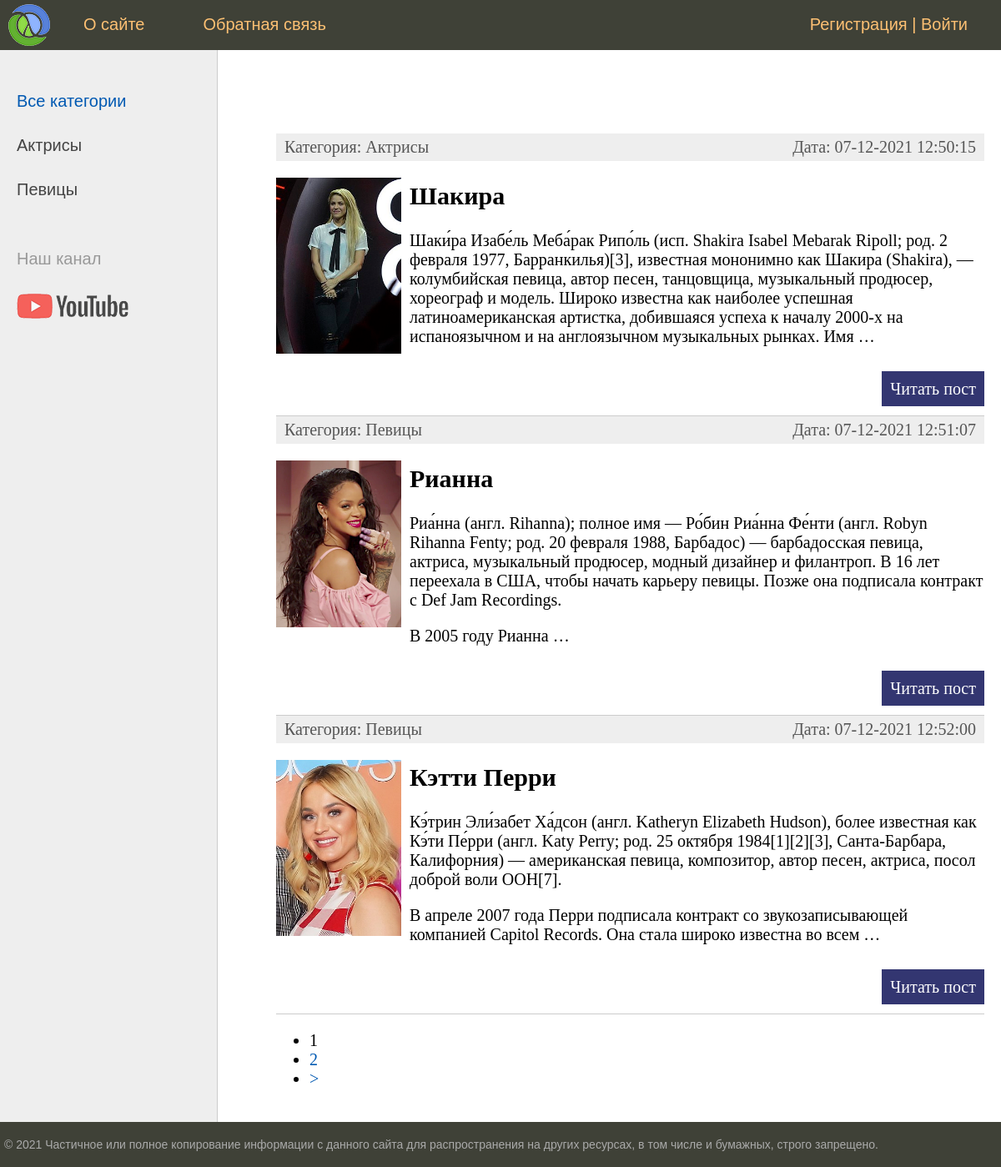
The page / on the database its author committed.
### women/models.py (models this page shows, shortened)
class Category(models.Model):
    name = models.CharField(max_length=100, db_index=True, verbose_name="Категория")
    slug = models.SlugField(max_length=255, unique=True, db_index=True, verbose_name="URL")
    def __str__(self):
        return self.name
    def get_absolute_url(self):
        return reverse('category', kwargs={'cat_slug': self.slug})
    class Meta:
        verbose_name = 'Категория'
        verbose_name_plural = 'Категории'
        ordering = ['id']

class Women(models.Model):
    title = models.CharField(max_length=255, verbose_name="Заголовок")
    slug = models.SlugField(max_length=255, unique=True, db_index=True, verbose_name="URL")
    content = models.TextField(blank=True, verbose_name="Текст статьи")
    photo = models.ImageField(upload_to="photos/%Y/%m/%d/",verbose_name="Фото")
    time_create = models.DateTimeField(auto_now_add=True, verbose_name="Время создания")
    time_update = models.DateTimeField(auto_now=True, verbose_name="Время изменения")
    is_published = models.BooleanField(default=True, verbose_name="Публикация")
    cat = models.ForeignKey('Category', on_delete=models.PROTECT, verbose_name="Категории")
    def get_absolute_url(self):
        return reverse('post', kwargs={'post_slug': self.slug})
    class Meta:
        verbose_name = 'Известные женщины'
        verbose_name_plural = 'Известные женщины'
        ordering = ['id']

### women/views.py (the view)
# urls.py: path('', WomenHome.as_view(), name='home'),  # http://127.0.0.1:8000/
class WomenHome(DataMixin, ListView):
    model = Women
    template_name = 'women/index.html'
    context_object_name = 'posts'
    def get_context_data(self, *, object_list=None, **kwargs):
        context = super().get_context_data(**kwargs)  # формируется на основе ListView
        c_def = self.get_user_context(title="Главная страница")  # формируется на основе DataMixin
        context = dict(list(context.items()) + list(c_def.items()))
        return context
    def get_queryset(self):
        return Women.objects.filter(is_published=True).select_related('cat')

### women/utils.py (called while the page is built)
    def get_user_context(self, **kwargs):
        context = kwargs
        cats = cache.get('cats')
        if not cats:
            cats = Category.objects.annotate(Count('women'))
            cache.set('cats', cats, 60)
        user_menu = menu.copy()
        if not self.request.user.is_authenticated:
            user_menu.pop(1)
        context['menu'] = user_menu
        context['cats'] = cats
        if 'cat_selected' not in context:
            context['cat_selected'] = 0
        return context

### women/templates/women/index.html (shortened to what this page needs)
{% extends 'women/base.html' %}
{% block content %}
<ul class="list-articles">
	{% for p in posts %}
			<li><div class="article-panel">
				<p class="first">Категория: {{p.cat}}</p>
				<p class="last">Дата: {{p.time_update|date:"d-m-Y H:i:s"}}</p>
			</div>
				{% if p.photo %}
				<p><img class="img-article-left thumb" src="{{p.photo.url}}"></p>
				{% endif %}
				<h2>{{p.title}}</h2>
	{% autoescape on %}
	{{p.content|linebreaks|truncatewords:50}}
	{% endautoescape %}
			<p class="link-read-post"><a href="{{ p.get_absolute_url }}">Читать пост</a></p>
			</li>
	{% endfor %}
</ul>
{% endblock %}

### women/templates/women/base.html (shortened to what this page needs)
{% load static %}
<!DOCTYPE html>
<html>
<head>
	<link type="text/css" href="{% static 'women/css/styles.css' %}" rel="stylesheet" />
</head>
<body>
<table class="table-page" border=0 cellpadding="0" cellspacing="0">
<tr><td valign=top>
{% block mainmenu %}
	<div class="header">
		<ul id="mainmenu" class="mainmenu">
			<li class="logo"><a href="{% url 'home' %}"><div class="logo"></div> </a> </li>
{% for m in menu %}
			<li><a href="{% url m.url_name %}">{{m.title}}</a> </li>
{% endfor %}
		{% if request.user.is_authenticated %}
		<li class="last">{{ user.username }} | <a href="{% url 'logout' %}">Выйти</a></li>
		{% else %}
		<li class="last"> <a href="{% url 'register' %}">Регистрация</a> | <a href="{% url 'login' %}">Войти</a></li>
		{% endif %}
		</ul>
	</div>
{% endblock mainmenu %}
<table class="table-content" border=0 cellpadding="0" cellspacing="0">
<tr>
	{% load cache %}
	<td valign="top" class="left-chapters">
	<ul id="leftchapters">
{% if cat_selected == 0 %}
		<li class="selected">Все категории</li>
{% else %}
		<li><a href="{% url 'home' %}">Все категории</a></li>
{% endif %}
		{% for c in cats %}
		{% if c.women__count > 0 %}
			{% if c.pk == cat_selected %}
				<li class="selected">{{ c.name }}</li>
			{% else %}
				<li><a href="{{ c.get_absolute_url }}">{{ c.name }}</a></li>
			{% endif %}
		{% endif %}
		{% endfor %}
		<li class="share">
		<p>Наш канал</p>
		<a class="share-yt" href="https://www.youtube.com/channel/UClJzWfGWuGJL2t-3dYKcHTA/playlists" target="_blank" rel="nofollow"></a>
		</li>
	</ul>
</td>
<td valign="top" class="content">
	<div class="content-text">
{% block content %}
{% endblock %}
{% if page_obj.has_other_pages %}
<nav class="list-pages">
	<ul>
		{% for p in paginator.page_range %}
		{% if page_obj.number == p %}
		<li class="page-num page-num-selected">{{ p }}</li>
		{% elif p >= page_obj.number|add:-1 and p <= page_obj.number|add:1 %}
		<li class="page-num">
			<a href="?page={{ p }}">{{ p }}</a>
		</li>
		{% endif %}
		{% endfor %}
{% if page_obj.has_next %}
<li class="page-num">
	<a href="?page={{ page_obj.next_page_number }}">&gt;</a>
</li>
{% endif %}
	</ul>
</nav>
{% endif %}
	</div>
</td></tr></table>
</td></tr>
<tr><td valign=top>
	<div id="footer">
		<p>&copy; 2021 Частичное или полное копирование информации с данного сайта для распространения на других ресурсах, в том числе и бумажных, строго запрещено.</p>
	</div>
</td></tr></table>
</body>
</html>

### women/static/women/css/styles.css (style rules this page uses)
html, body { font-family: 'Arial'; margin: 0; padding: 0; height: 100%; width: 100%; color: #444; }
a { color: #0059b2; text-decoration: none; }
img { max-width: 600px; height: auto; }
img.img-article-left { max-width: 300px; height: auto; float: left; padding: 0 10px 10px 0; }
img.img-article-left.thumb { max-width: 150px; height: auto; }
p.link-read-post { text-align: right; }
p.link-read-post a { padding: 10px; min-width: 100px; background: #333671; color: #fff; text-decoration: none; }
div.article-panel { background: #eee; padding: 5px 10px 5px 10px; box-sizing border-box; overflow: hidden; color: #555; }
div.article-panel p.first { margin: 0; float: left; }
div.article-panel p.last { margin: 0; float: right; }
ul.list-articles { list-style: none; margin: 0; padding: 0; }
ul.list-articles li { border-bottom: 1px solid #ccc; }
.table-page { width: 100%; height: 100%; vertical-align: top; }
.table-page tr { height: 100%; }
.header { background: #3F4137; height: 60px; }
.logo { background: url('../images/logo.png') no-repeat 10px 5px; width: 70px; height: 60px; }
ul.mainmenu { list-style: none; margin: 0; padding: 0; height: 60px; color: #fdc073; font-size: 20px; overflow: hidden; }
ul.mainmenu li { float: left; margin: 18px 40px 0 30px; }
ul.mainmenu li.logo { margin: 0; }
ul.mainmenu li.last { float: right; }
ul.mainmenu li a { color: #fdc073; text-decoration: none; }
.table-content { width: 100%; min-height: 100%; height: 100%; }
.left-chapters { margin: 0; background: #eee; border-right: 1px solid #ccc; min-height: 100%; }
.left-chapters ul { width: 230px; min-height: 100%; margin: 0; padding: 20px 10px 10px 20px; list-style: none; font-size: 20px; }
.left-chapters ul li { margin: 30px 0 0 0; color: #999; }
.left-chapters ul li.selected { color: #0059b2; }
.left-chapters ul li a { color: #444; text-decoration: none; }
.left-chapters ul li.share { margin: 60px 0 0 0; }
.left-chapters ul li.share p { margin: 30px 0 30px 0; }
.left-chapters ul li.share a { display: inline-block; width: 40px; height: 40px; margin: 0 20px 0 0; }
.left-chapters ul li.share a.share-yt { width: 100%; height: 30px; background: url('../images/share_yt.png') no-repeat 0 0 }
.content { padding: 40px 20px 20px 40px; width: 100%; box-sizing: border-box; }
.content-text { margin: 60px 0 0 30px; color: #000; font-size: 20px; font-family: Yandex Sans Display Light; }
#footer { box-sizing: border-box; background: #3F4137; padding: 5px; color: #aaa; font-size: 14px; font-family: Verdana, Geneva, Arial, Helvetica; text-align: left; overflow: hidden; }

### rows shown on the page
Category: name "Актрисы"
Category: name "Певицы"
Women: cat "Актрисы", time_update "07-12-2021 12:50:15", photo (picture), title "Шакира", content "Шаки́ра Изабе́ль Меба́рак Рипо́ль (исп. Shakira Isabel Mebarak Ripoll; род. 2 февраля 1977, Барранкилья)[3], известная мононимно как Шакира (Shakira), — колумбийская певица, автор песен, танцовщица, музыкальный продюсер, хореограф и модель. Широко известна как наиболее успешная латиноамериканская артистка, добившаяся успеха к началу 2000-х на испаноязычном и на англоязычном музыкальных рынках. Имя …"
Women: cat "Певицы", time_update "07-12-2021 12:51:07", photo (picture), title "Рианна", content "Риа́нна (англ. Rihanna); полное имя — Ро́бин Риа́нна Фе́нти (англ. Robyn Rihanna Fenty; род. 20 февраля 1988, Барбадос) — барбадосская певица, актриса, музыкальный продюсер, модный дизайнер и филантроп. В 16 лет переехала в США, чтобы начать карьеру певицы. Позже она подписала контракт с Def Jam Recordings. В 2005 году Рианна …"
Women: cat "Певицы", time_update "07-12-2021 12:52:00", photo (picture), title "Кэтти Перри", content "Кэ́трин Эли́забет Ха́дсон (англ. Katheryn Elizabeth Hudson), более известная как Кэ́ти Пе́рри (англ. Katy Perry; род. 25 октября 1984[1][2][3], Санта-Барбара, Калифорния) — американская певица, композитор, автор песен, актриса, посол доброй воли ООН[7]. В апреле 2007 года Перри подписала контракт со звукозаписывающей компанией Capitol Records. Она стала широко известна во всем …"

### other values the page prints
{{ m.title }} "О сайте" "Обратная связь"
{{ p }} "1"
{{ p }} "2"
